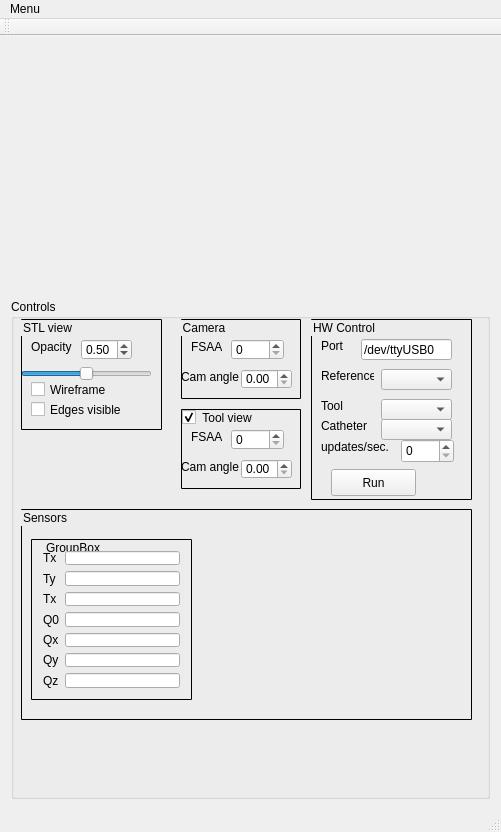
<?xml version="1.0" encoding="UTF-8"?>
<ui version="4.0">
 <class>MainWindow</class>
 <widget class="QMainWindow" name="MainWindow">
  <property name="geometry">
   <rect>
    <x>0</x>
    <y>0</y>
    <width>501</width>
    <height>832</height>
   </rect>
  </property>
  <property name="windowTitle">
   <string>MainWindow</string>
  </property>
  <widget class="QWidget" name="centralWidget">
   <layout class="QVBoxLayout" name="verticalLayout_2">
    <item>
     <layout class="QVBoxLayout" name="verticalLayout">
      <item>
       <widget class="QVTKWidget" name="qvtkWidget">
        <property name="sizePolicy">
         <sizepolicy hsizetype="Preferred" vsizetype="Expanding">
          <horstretch>0</horstretch>
          <verstretch>0</verstretch>
         </sizepolicy>
        </property>
       </widget>
      </item>
      <item>
       <widget class="QGroupBox" name="groupBox">
        <property name="minimumSize">
         <size>
          <width>0</width>
          <height>500</height>
         </size>
        </property>
        <property name="title">
         <string>Controls</string>
        </property>
        <widget class="QGroupBox" name="groupBox_2">
         <property name="geometry">
          <rect>
           <x>10</x>
           <y>20</y>
           <width>141</width>
           <height>111</height>
          </rect>
         </property>
         <property name="styleSheet">
          <string notr="true">QGroupBox { 
     border: 1px solid black; 
     border-radius: 1px; 
 } </string>
         </property>
         <property name="title">
          <string>STL view</string>
         </property>
         <widget class="QLabel" name="label">
          <property name="geometry">
           <rect>
            <x>10</x>
            <y>20</y>
            <width>41</width>
            <height>16</height>
           </rect>
          </property>
          <property name="text">
           <string>Opacity</string>
          </property>
         </widget>
         <widget class="QSlider" name="horizontalSlider">
          <property name="geometry">
           <rect>
            <x>0</x>
            <y>40</y>
            <width>131</width>
            <height>29</height>
           </rect>
          </property>
          <property name="maximum">
           <number>100</number>
          </property>
          <property name="value">
           <number>50</number>
          </property>
          <property name="orientation">
           <enum>Qt::Horizontal</enum>
          </property>
         </widget>
         <widget class="QDoubleSpinBox" name="doubleSpinBox">
          <property name="geometry">
           <rect>
            <x>60</x>
            <y>20</y>
            <width>51</width>
            <height>21</height>
           </rect>
          </property>
          <property name="maximum">
           <double>1.000000000000000</double>
          </property>
          <property name="singleStep">
           <double>0.100000000000000</double>
          </property>
          <property name="value">
           <double>0.500000000000000</double>
          </property>
         </widget>
         <widget class="QCheckBox" name="checkBox">
          <property name="geometry">
           <rect>
            <x>10</x>
            <y>60</y>
            <width>83</width>
            <height>21</height>
           </rect>
          </property>
          <property name="text">
           <string>Wireframe</string>
          </property>
         </widget>
         <widget class="QCheckBox" name="checkBox_2">
          <property name="geometry">
           <rect>
            <x>10</x>
            <y>80</y>
            <width>101</width>
            <height>21</height>
           </rect>
          </property>
          <property name="text">
           <string>Edges visible</string>
          </property>
         </widget>
        </widget>
        <widget class="QGroupBox" name="groupBox_3">
         <property name="geometry">
          <rect>
           <x>170</x>
           <y>20</y>
           <width>120</width>
           <height>80</height>
          </rect>
         </property>
         <property name="styleSheet">
          <string notr="true">QGroupBox { 
     border: 1px solid black; 
     border-radius: 1px; 
 } </string>
         </property>
         <property name="title">
          <string>Camera</string>
         </property>
         <widget class="QLabel" name="label_2">
          <property name="geometry">
           <rect>
            <x>10</x>
            <y>20</y>
            <width>31</width>
            <height>16</height>
           </rect>
          </property>
          <property name="text">
           <string>FSAA</string>
          </property>
         </widget>
         <widget class="QSpinBox" name="spinBox">
          <property name="geometry">
           <rect>
            <x>50</x>
            <y>20</y>
            <width>53</width>
            <height>21</height>
           </rect>
          </property>
          <property name="maximum">
           <number>12</number>
          </property>
         </widget>
         <widget class="QLabel" name="label_3">
          <property name="geometry">
           <rect>
            <x>0</x>
            <y>50</y>
            <width>61</width>
            <height>16</height>
           </rect>
          </property>
          <property name="text">
           <string>Cam angle</string>
          </property>
         </widget>
         <widget class="QDoubleSpinBox" name="doubleSpinBox_2">
          <property name="geometry">
           <rect>
            <x>60</x>
            <y>50</y>
            <width>51</width>
            <height>20</height>
           </rect>
          </property>
         </widget>
        </widget>
        <widget class="QGroupBox" name="groupBox_5">
         <property name="geometry">
          <rect>
           <x>300</x>
           <y>20</y>
           <width>161</width>
           <height>181</height>
          </rect>
         </property>
         <property name="styleSheet">
          <string notr="true">QGroupBox { 
     border: 1px solid black; 
     border-radius: 1px; 
 } </string>
         </property>
         <property name="title">
          <string>HW Control</string>
         </property>
         <widget class="QLabel" name="label_10">
          <property name="geometry">
           <rect>
            <x>10</x>
            <y>50</y>
            <width>53</width>
            <height>14</height>
           </rect>
          </property>
          <property name="text">
           <string>Reference</string>
          </property>
         </widget>
         <widget class="QComboBox" name="comboBox_2">
          <property name="geometry">
           <rect>
            <x>70</x>
            <y>50</y>
            <width>71</width>
            <height>21</height>
           </rect>
          </property>
         </widget>
         <widget class="QLabel" name="label_11">
          <property name="geometry">
           <rect>
            <x>10</x>
            <y>80</y>
            <width>53</width>
            <height>14</height>
           </rect>
          </property>
          <property name="text">
           <string>Tool</string>
          </property>
         </widget>
         <widget class="QComboBox" name="comboBox_3">
          <property name="geometry">
           <rect>
            <x>70</x>
            <y>80</y>
            <width>71</width>
            <height>21</height>
           </rect>
          </property>
         </widget>
         <widget class="QLabel" name="label_13">
          <property name="geometry">
           <rect>
            <x>10</x>
            <y>100</y>
            <width>53</width>
            <height>14</height>
           </rect>
          </property>
          <property name="text">
           <string>Catheter</string>
          </property>
         </widget>
         <widget class="QComboBox" name="comboBox_5">
          <property name="geometry">
           <rect>
            <x>70</x>
            <y>100</y>
            <width>71</width>
            <height>21</height>
           </rect>
          </property>
         </widget>
         <widget class="QLabel" name="label_14">
          <property name="geometry">
           <rect>
            <x>10</x>
            <y>120</y>
            <width>71</width>
            <height>16</height>
           </rect>
          </property>
          <property name="text">
           <string>updates/sec.</string>
          </property>
         </widget>
         <widget class="QSpinBox" name="spinBox_2">
          <property name="geometry">
           <rect>
            <x>90</x>
            <y>120</y>
            <width>53</width>
            <height>24</height>
           </rect>
          </property>
         </widget>
         <widget class="QLabel" name="label_4">
          <property name="geometry">
           <rect>
            <x>10</x>
            <y>20</y>
            <width>53</width>
            <height>14</height>
           </rect>
          </property>
          <property name="text">
           <string>Port</string>
          </property>
         </widget>
         <widget class="QLineEdit" name="lineEdit">
          <property name="geometry">
           <rect>
            <x>50</x>
            <y>20</y>
            <width>91</width>
            <height>21</height>
           </rect>
          </property>
          <property name="text">
           <string>/dev/ttyUSB0</string>
          </property>
         </widget>
         <widget class="QPushButton" name="pushButton">
          <property name="geometry">
           <rect>
            <x>20</x>
            <y>150</y>
            <width>85</width>
            <height>27</height>
           </rect>
          </property>
          <property name="text">
           <string>Run</string>
          </property>
         </widget>
        </widget>
        <widget class="QGroupBox" name="groupBox_4">
         <property name="geometry">
          <rect>
           <x>170</x>
           <y>110</y>
           <width>120</width>
           <height>80</height>
          </rect>
         </property>
         <property name="styleSheet">
          <string notr="true">QGroupBox { 
     border: 1px solid black; 
     border-radius: 1px; 
 } </string>
         </property>
         <property name="title">
          <string>Tool view</string>
         </property>
         <property name="checkable">
          <bool>true</bool>
         </property>
         <widget class="QLabel" name="label_5">
          <property name="geometry">
           <rect>
            <x>10</x>
            <y>20</y>
            <width>31</width>
            <height>16</height>
           </rect>
          </property>
          <property name="text">
           <string>FSAA</string>
          </property>
         </widget>
         <widget class="QSpinBox" name="spinBox_3">
          <property name="geometry">
           <rect>
            <x>50</x>
            <y>20</y>
            <width>53</width>
            <height>21</height>
           </rect>
          </property>
          <property name="maximum">
           <number>12</number>
          </property>
         </widget>
         <widget class="QDoubleSpinBox" name="doubleSpinBox_3">
          <property name="geometry">
           <rect>
            <x>60</x>
            <y>50</y>
            <width>51</width>
            <height>20</height>
           </rect>
          </property>
         </widget>
         <widget class="QLabel" name="label_6">
          <property name="geometry">
           <rect>
            <x>0</x>
            <y>50</y>
            <width>61</width>
            <height>16</height>
           </rect>
          </property>
          <property name="text">
           <string>Cam angle</string>
          </property>
         </widget>
        </widget>
        <widget class="QGroupBox" name="groupBox_6">
         <property name="geometry">
          <rect>
           <x>10</x>
           <y>210</y>
           <width>451</width>
           <height>211</height>
          </rect>
         </property>
         <property name="styleSheet">
          <string notr="true">QGroupBox { 
     border: 1px solid black; 
     border-radius: 1px; 
 } </string>
         </property>
         <property name="title">
          <string>Sensors</string>
         </property>
         <widget class="QGroupBox" name="groupBox_7">
          <property name="geometry">
           <rect>
            <x>10</x>
            <y>30</y>
            <width>161</width>
            <height>161</height>
           </rect>
          </property>
          <property name="styleSheet">
           <string notr="true">QGroupBox::title { 
    background-color: transparent;
     subcontrol-position: top left; /* position at the top left*/ 
     padding:2 13px;
 } </string>
          </property>
          <property name="title">
           <string>GroupBox</string>
          </property>
          <layout class="QGridLayout" name="gridLayout">
           <item row="1" column="0">
            <widget class="QLabel" name="label_7">
             <property name="text">
              <string>Tx</string>
             </property>
            </widget>
           </item>
           <item row="5" column="1">
            <widget class="QLineEdit" name="lineEdit_6"/>
           </item>
           <item row="2" column="1">
            <widget class="QLineEdit" name="lineEdit_3"/>
           </item>
           <item row="3" column="1">
            <widget class="QLineEdit" name="lineEdit_4"/>
           </item>
           <item row="4" column="0">
            <widget class="QLabel" name="label_12">
             <property name="text">
              <string>Q0</string>
             </property>
            </widget>
           </item>
           <item row="6" column="0">
            <widget class="QLabel" name="label_15">
             <property name="text">
              <string>Qy</string>
             </property>
            </widget>
           </item>
           <item row="3" column="0">
            <widget class="QLabel" name="label_9">
             <property name="text">
              <string>Tx</string>
             </property>
            </widget>
           </item>
           <item row="5" column="0">
            <widget class="QLabel" name="label_17">
             <property name="text">
              <string>Qx</string>
             </property>
            </widget>
           </item>
           <item row="1" column="1">
            <widget class="QLineEdit" name="lineEdit_2"/>
           </item>
           <item row="6" column="1">
            <widget class="QLineEdit" name="lineEdit_7"/>
           </item>
           <item row="2" column="0">
            <widget class="QLabel" name="label_8">
             <property name="text">
              <string>Ty</string>
             </property>
            </widget>
           </item>
           <item row="4" column="1">
            <widget class="QLineEdit" name="lineEdit_5"/>
           </item>
           <item row="7" column="0">
            <widget class="QLabel" name="label_16">
             <property name="text">
              <string>Qz</string>
             </property>
            </widget>
           </item>
           <item row="7" column="1">
            <widget class="QLineEdit" name="lineEdit_8"/>
           </item>
           <item row="0" column="1">
            <spacer name="verticalSpacer">
             <property name="orientation">
              <enum>Qt::Vertical</enum>
             </property>
             <property name="sizeHint" stdset="0">
              <size>
               <width>20</width>
               <height>600</height>
              </size>
             </property>
            </spacer>
           </item>
          </layout>
         </widget>
        </widget>
       </widget>
      </item>
     </layout>
    </item>
   </layout>
  </widget>
  <widget class="QMenuBar" name="menuBar">
   <property name="geometry">
    <rect>
     <x>0</x>
     <y>0</y>
     <width>501</width>
     <height>22</height>
    </rect>
   </property>
   <widget class="QMenu" name="menuMenu">
    <property name="title">
     <string>Menu</string>
    </property>
    <addaction name="actionLoad_STL_mesh"/>
   </widget>
   <addaction name="menuMenu"/>
  </widget>
  <widget class="QToolBar" name="mainToolBar">
   <attribute name="toolBarArea">
    <enum>TopToolBarArea</enum>
   </attribute>
   <attribute name="toolBarBreak">
    <bool>false</bool>
   </attribute>
  </widget>
  <widget class="QStatusBar" name="statusBar"/>
  <action name="actionLoad_STL_mesh">
   <property name="text">
    <string>Load STL mesh</string>
   </property>
  </action>
 </widget>
 <layoutdefault spacing="6" margin="11"/>
 <customwidgets>
  <customwidget>
   <class>QVTKWidget</class>
   <extends>QWidget</extends>
   <header>QVTKWidget.h</header>
  </customwidget>
 </customwidgets>
 <resources/>
 <connections/>
</ui>
